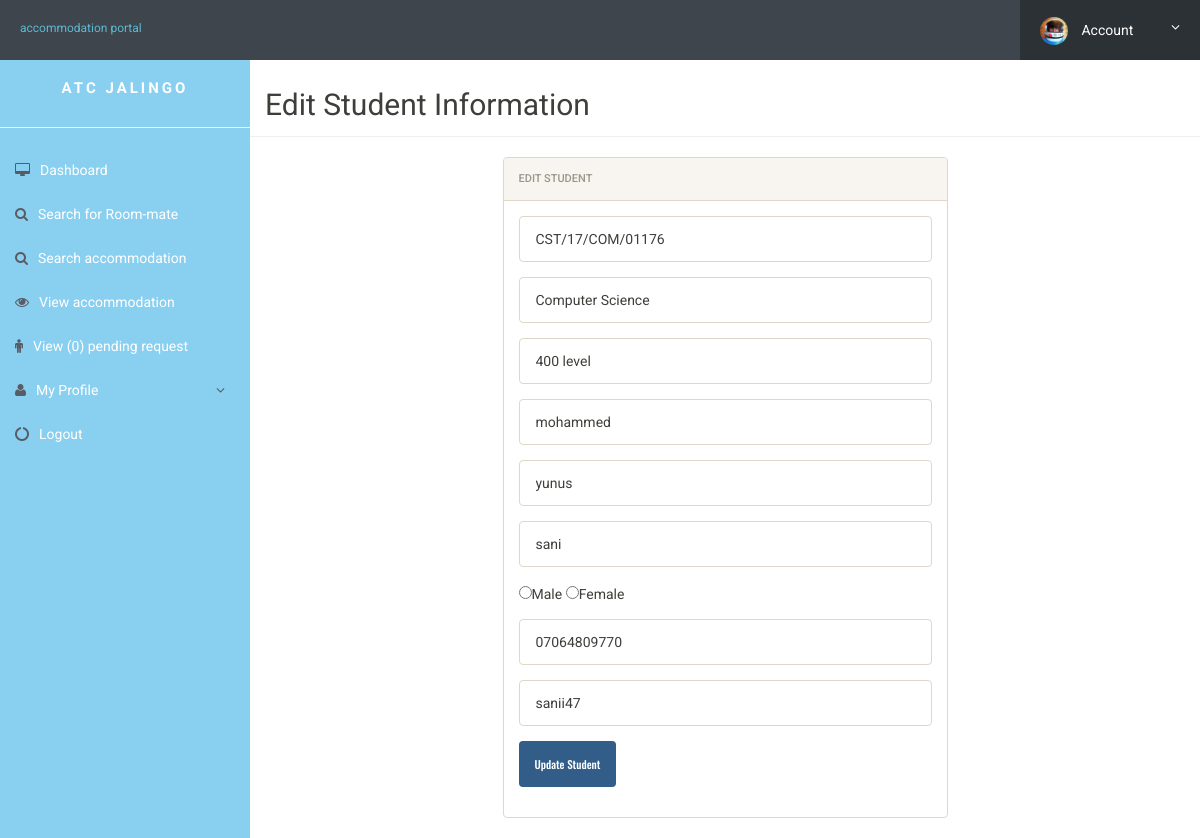
Screenshot of /school/edit_student.php?id=1 (signed in) with the database file from the repository.
### tables this page shows
CREATE TABLE `userregistration` (
  `id` int(11) NOT NULL,
  `admission_no` varchar(255) DEFAULT NULL,
  `program` varchar(20) NOT NULL,
  `department` varchar(250) NOT NULL,
  `level` varchar(250) NOT NULL,
  `firstName` varchar(255) DEFAULT NULL,
  `middleName` varchar(255) DEFAULT NULL,
  `lastName` varchar(255) DEFAULT NULL,
  `gender` varchar(255) DEFAULT NULL,
  `img` varchar(250) NOT NULL,
  `contactNo` varchar(20) DEFAULT NULL,
  `password` varchar(255) DEFAULT NULL,
  `regDate` timestamp NULL DEFAULT CURRENT_TIMESTAMP,
  `updationDate` varchar(45) DEFAULT NULL,
  `passUdateDate` varchar(45) DEFAULT NULL
);

### school/edit_student.php (the view, shortened to what this page needs)
<?php
include('includes/config.php');
if(isset($_GET['id']))
{
	$id= intval($_GET['id']);
	$ret="SELECT * FROM `userregistration` WHERE `id`='{$id}'";
	$query = mysqli_query($mysqli, $ret);
	$row = mysqli_fetch_array($query);
}
?>
<!doctype html>
<html lang="en" class="no-js">
<head>
	<link rel="stylesheet" href="css/font-awesome.min.css">
	<link rel="stylesheet" href="css/bootstrap.min.css">
	<link rel="stylesheet" href="css/dataTables.bootstrap.min.css">
	<link rel="stylesheet" href="css/bootstrap-social.css">
	<link rel="stylesheet" href="css/bootstrap-select.css">
	<link rel="stylesheet" href="css/fileinput.min.css">
	<link rel="stylesheet" href="css/awesome-bootstrap-checkbox.css">
	<link rel="stylesheet" href="css/style.css">
</head>
<body>
	<?php include('includes/header.php');?>
	<div class="ts-main-content">
			<?php include('includes/sidebar.php');?>
		<div class="content-wrapper">
			<div class="container-fluid">
				<div class="row">
					<h2 class="page-title" style="margin-top:5%; padding: 15px 15px;">Edit Student Information</h2>
					<div class="col-md-6 col-md-offset-3">
						<div class="panel panel-default">
							<div class="panel-heading">Edit Student</div>
							<div class="panel-body">
								<form class="form-group" method="post" enctype="multipart/form-data">
									<div class="form-group">
										<input type="text" value="<?php echo $row['admission_no']; ?>" class="form-control" name="admission_no" placeholder="Admission No">
									</div>
									<div class="form-group">
										<input type="text" value="<?php echo $row['department']; ?>" class="form-control" name="department" placeholder="department">
									</div>
									<div class="form-group">
										<input type="text" value="<?php echo $row['level']; ?>" class="form-control" name="level" placeholder="level">
									</div>
									<div class="form-group">
										<input type="text" value="<?php echo $row['firstName']; ?>" class="form-control" name="firstname" placeholder="firstname">
									</div>
									<div class="form-group">
										<input type="text" value="<?php echo $row['middleName']; ?>" class="form-control" name="middleName" placeholder="middlename">
									</div>
									<div class="form-group">
										<input type="text" value="<?php echo $row['lastName']; ?>" class="form-control" name="lastName" placeholder="lastname">
									</div>
									<div class="form-group">
										<input type="radio" <?php if($row['gender'] == "Male") echo 'checked'; ?> name="gender" value="Male" >Male
										<input type="radio" <?php if($row['gender'] == "Female") echo 'checked'; ?> name="gender" value="Female" >Female
									</div>
									<div class="form-group">
										<input type="text" value="<?php echo $row['contactNo']; ?>" class="form-control" name="contactNo" placeholder="Contact No">
									</div>
									<div class="form-group">
                                                                            <input type="text" value="<?php echo base64_decode($row['password']); ?>" class="form-control" name="password" placeholder="password">
									</div>
									<div class="form-group">
										<input type="submit"  name="submit" value="Update Student" class="btn btn-primary" >
									</div>
								</form>
							</div>
						</div>
					</div>
				</div>
			</div>
		</div>
	</div>
</body>
</html>

### school/css/style.css (style rules this page uses)
html { font-size: 14px; }
@media only screen and (min-width: 480px) { html { font-size: 17px; } }
@media only screen and (min-width: 768px) { html { font-size: 14px; } }
body { font-size: 1em; }
.btn { font-family: 'Oswald', sans-serif; }
.panel { overflow: hidden; }
.btn { text-transform: none; }
.page-title { padding-bottom: 15px; margin-bottom: 20px; border-bottom: 1px solid #f0f0f0; }
.ts-main-content .content-wrapper { padding-top: 15px; margin-top: 10px; }
@media only screen and (min-width: 992px) { .ts-main-content .content-wrapper { margin-left: 250px; } }

### rows the page displays
userregistration: admission_no "CST/17/COM/01176", department "Computer Science", level "400 level", firstname "mohammed", middleName "yunus", lastName "sani", contactNo "07064809770", password "sanii47"

### other values shown
$count1 "0"
